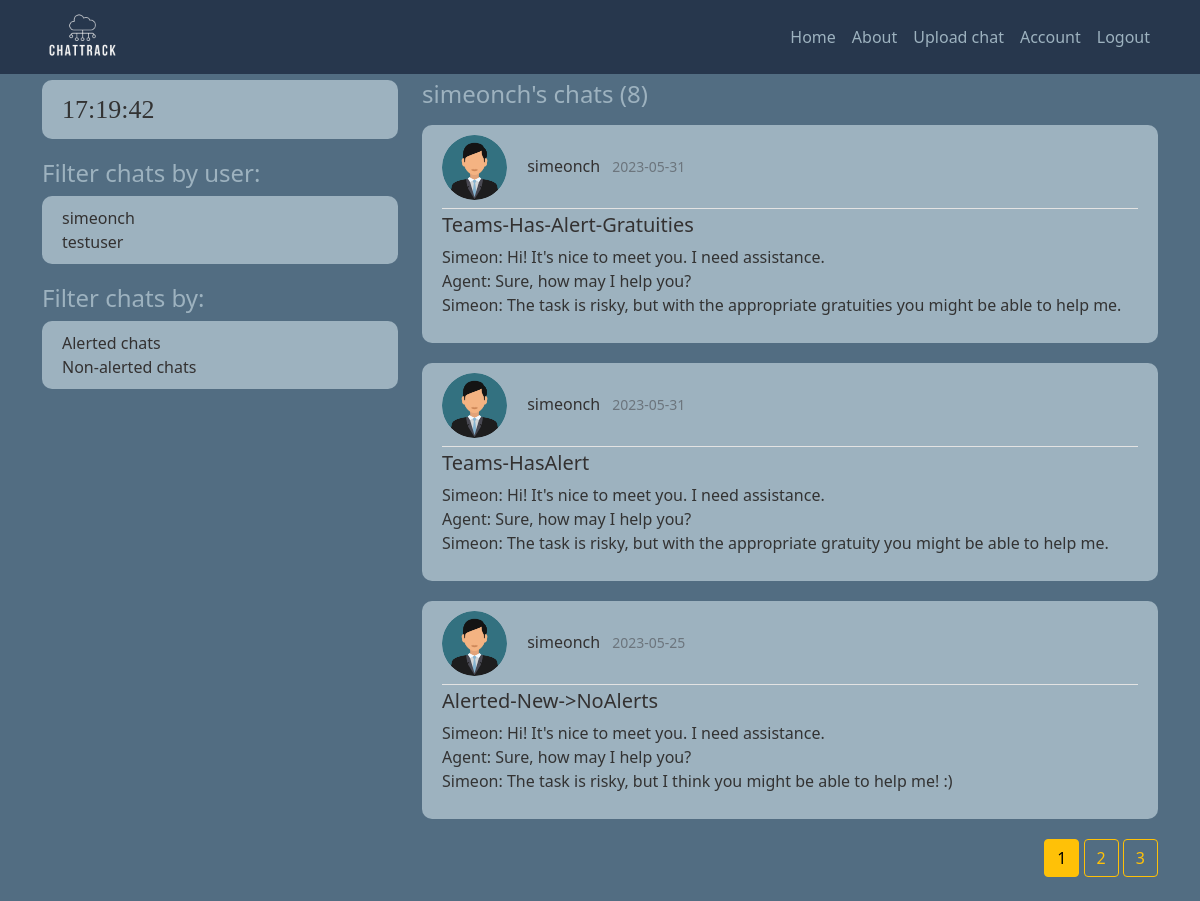
Page /user/simeonch (signed in) on the earlier database version.
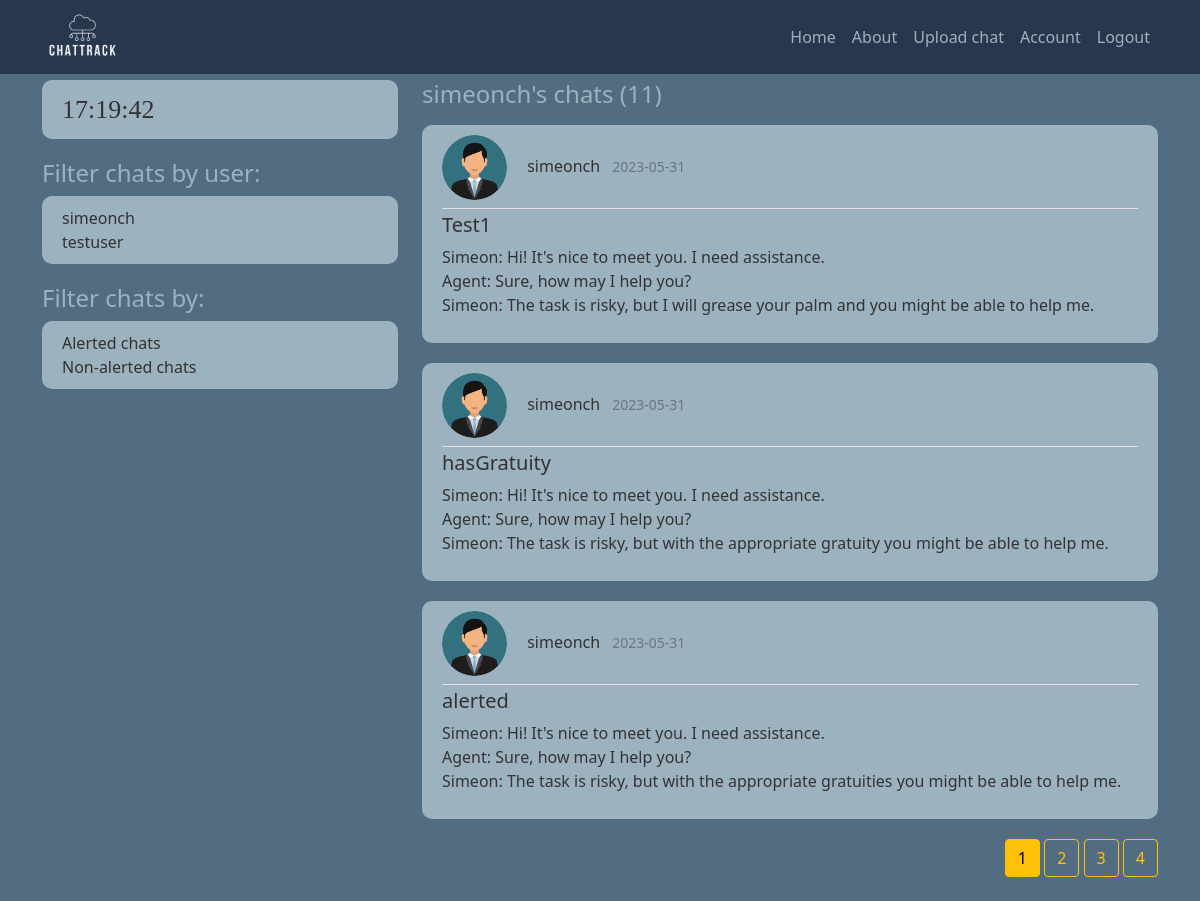
Same page on the later database version.
### chattrack/models.py (models this page shows, shortened)
class User(db.Model, UserMixin):
    id = db.Column(db.Integer, primary_key=True)
    username = db.Column(db.String(20), unique=True, nullable=False)
    email = db.Column(db.String(50), unique=True, nullable=False)
    profile_pic = db.Column(db.String(20), nullable=False, default='default.jpg')
    password = db.Column(db.String(60), nullable=False)
    chats = db.relationship('Chat', backref='owner', lazy=True)

class Chat(db.Model):
    id = db.Column(db.Integer, primary_key=True)
    has_alerts = db.Column(db.Boolean, nullable=False, default=False)
    date_uploaded = db.Column(db.DateTime, nullable=False, default=datetime.utcnow)
    channel = db.Column(db.String(30), nullable=False)
    content = db.Column(db.Text, nullable=False)
    user_id = db.Column(db.Integer, db.ForeignKey('user.id'), nullable=False)

### chattrack/routes.py (the view)
@app.route("/user/<string:username>")
def user_chats(username):
    page = request.args.get('page', 1, type=int)
    all_users = User.query.all()
    user = User.query.filter_by(username=username).first_or_404()
    queried_chats = Chat.query.filter_by(owner=user).order_by(Chat.date_uploaded.desc()).paginate(page=page, per_page=3)
    return render_template('user_chats.html', title="Home", chats=queried_chats, user=user, users=all_users)

### chattrack/models.py (called while the page is built)
@login_manager.user_loader # get an id to keep session of the user
def load_user(user_id):
    return User.query.get(int(user_id))

### chattrack/templates/user_chats.html
{% extends "init_template.html" %}
{% block content %}
<h4 class="mb-3">{{ user.username }}'s chats ({{ chats.total }})</h4>
  {% if current_user.is_authenticated %}
      {% for chat in chats.items %}
        <article class="media content-section">
          <div class="media-body">
            <div class="article-metadata pb-2">
                <img class="rounded-circle article-img" src="{{ url_for('static', filename='profile_pictures/' + chat.owner.profile_pic) }}">
                <a class="username me-2" href="{{ url_for('user_chats', username=chat.owner.username) }}">{{ chat.owner.username }}</a>
                <small class="text-muted">{{ chat.date_uploaded.strftime('%Y-%m-%d') }}</small>
              </div>
              <h5><a class="article-title" href="{{ url_for('chat', chat_id=chat.id)}}">{{ chat.channel }}</a></h5>
              <p class="article-content">{{ chat.content }}</p>
            </div>
          </article>
      {% endfor %}
      <div class="float-end">
        {% for page_num in chats.iter_pages(left_edge=1, right_edge=1, left_current=1, right_current=2) %}
          {% if page_num %}
            {% if chats.page == page_num %}
              <a class="btn btn-warning mb-4" href="{{ url_for('user_chats', username=user.username, page=page_num) }}">{{ page_num }}</a>
            {% else %}
              <a class="btn btn-outline-warning mb-4" href="{{ url_for('user_chats', username=user.username, page=page_num) }}">{{ page_num }}</a>
            {% endif %}
          {% else %}
            ...
          {% endif %}
        {% endfor %}
      </div>
  {% else %}
    <div class="alert alert-primary" role="alert">
      <div class="panel-heading">Please log in!</div>
    </div>
  {% endif %}
{% endblock content %}

### chattrack/templates/init_template.html (shortened to what this page needs)
<!DOCTYPE html>
<html>
    <head>
        <link href="https://cdn.jsdelivr.net/npm/bootstrap@5.0.2/dist/css/bootstrap.min.css" rel="stylesheet">
        <link rel="stylesheet" type="text/css" href="{{ url_for('static', filename='main.css') }}">
    </head>
    <body>
        <header class="site-header">
            <nav class="navbar navbar-expand-lg navbar-dark fixed-top">
              <div class="container">
                <a class="navbar-brand mr-4" href="/"><img style="max-width: 80px;max-height: 180px;"src="{{ url_for('static', filename='logos/logo.png') }}"></a>
                <div class="collapse navbar-collapse" id="navbarToggle">
                  <div class="navbar-nav ms-auto">
                    <a class="nav-item nav-link" href="{{ url_for('home') }}">Home</a>
                    <a class="nav-item nav-link" href="{{ url_for('about') }}">About</a>
                    {% if current_user.is_authenticated %}
                    <a class="nav-item nav-link" href="{{ url_for('upload_chat') }}">Upload chat</a>
                    <a class="nav-item nav-link" href="{{ url_for('account') }}">Account</a>
                    <a class="nav-item nav-link" href="{{ url_for('logout') }}">Logout</a>
                    {% else %}
                      <a class="nav-item nav-link" href="{{ url_for('login') }}">Login</a>
                      <a class="nav-item nav-link" href="{{ url_for('register') }}">Register</a>
                    {% endif %}
                  </div>
                </div>
              </div>
            </nav>
          </header>
          <main role="main" class="container">
            <div class="row">
              <div class="col-md-4">
                <div class="content-section">
                  <div id="clock">
                  </div>
              </div>
                {% if users and current_user.is_authenticated%}
                <h4>Filter chats by user:</h4>
                <div class="content-section">
                  {% for user in users %}
                    <a class="username me-2" href="{{ url_for('user_chats', username=user.username) }}">{{ user.username }}</a><br>
                  {% endfor %}
                </div>
              <h4>Filter chats by:</h4>
              <div class="content-section">
                  <a class="username me-2" href="{{ url_for('alerted_chats', alerted='true') }}">Alerted chats</a><br>
                  <a class="username me-2" href="{{ url_for('alerted_chats', alerted='false') }}">Non-alerted chats</a><br>
              </div>
              {% endif %}
            </div>
                <div class="col-md-8">
                  {% block content %}{% endblock %}
                </div>
          </main>
    </body>
</html>

Differences in the rows shown:
no longer on this page (row unchanged): Chat: profile_pic (placeholder picture), owner.username "simeonch", date_uploaded "2023-05-31", channel "Teams-Has-Alert-Gratuities", content "Simeon: Hi! It's nice to meet you. I need assistance. Agent: Sure, how may I help you? Simeon: The task is risky, but with the appropriate gratuities you might be able to help me."
no longer on this page (row unchanged): Chat: profile_pic (placeholder picture), owner.username "simeonch", date_uploaded "2023-05-31", channel "Teams-HasAlert", content "Simeon: Hi! It's nice to meet you. I need assistance. Agent: Sure, how may I help you? Simeon: The task is risky, but with the appropriate gratuity you might be able to help me."
no longer on this page (row unchanged): Chat: profile_pic (placeholder picture), owner.username "simeonch", date_uploaded "2023-05-25", channel "Alerted-New->NoAlerts", content "Simeon: Hi! It's nice to meet you. I need assistance. Agent: Sure, how may I help you? Simeon: The task is risky, but I think you might be able to help me! :)"
added Chat: profile_pic (placeholder picture), owner.username "simeonch", date_uploaded "2023-05-31", channel "Test1", content "Simeon: Hi! It's nice to meet you. I need assistance. Agent: Sure, how may I help you? Simeon: The task is risky, but I will grease your palm and you might be able to help me."
added Chat: profile_pic (placeholder picture), owner.username "simeonch", date_uploaded "2023-05-31", channel "hasGratuity", content "Simeon: Hi! It's nice to meet you. I need assistance. Agent: Sure, how may I help you? Simeon: The task is risky, but with the appropriate gratuity you might be able to help me."
added Chat: profile_pic (placeholder picture), owner.username "simeonch", date_uploaded "2023-05-31", channel "alerted", content "Simeon: Hi! It's nice to meet you. I need assistance. Agent: Sure, how may I help you? Simeon: The task is risky, but with the appropriate gratuities you might be able to help me."
Other differences:
{{ chats.total }}: "8" → "11"
new list line: "4"
